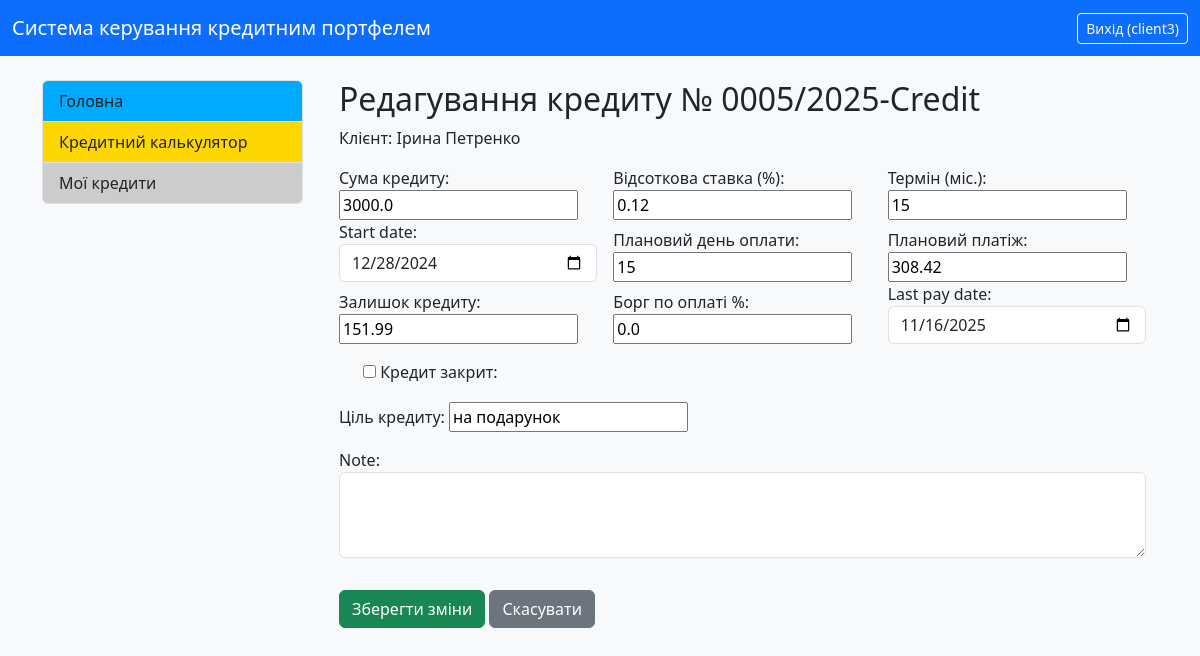
Before: /credit/5/edit?source=credit_detail&list_source= (signed in) with the older database file.
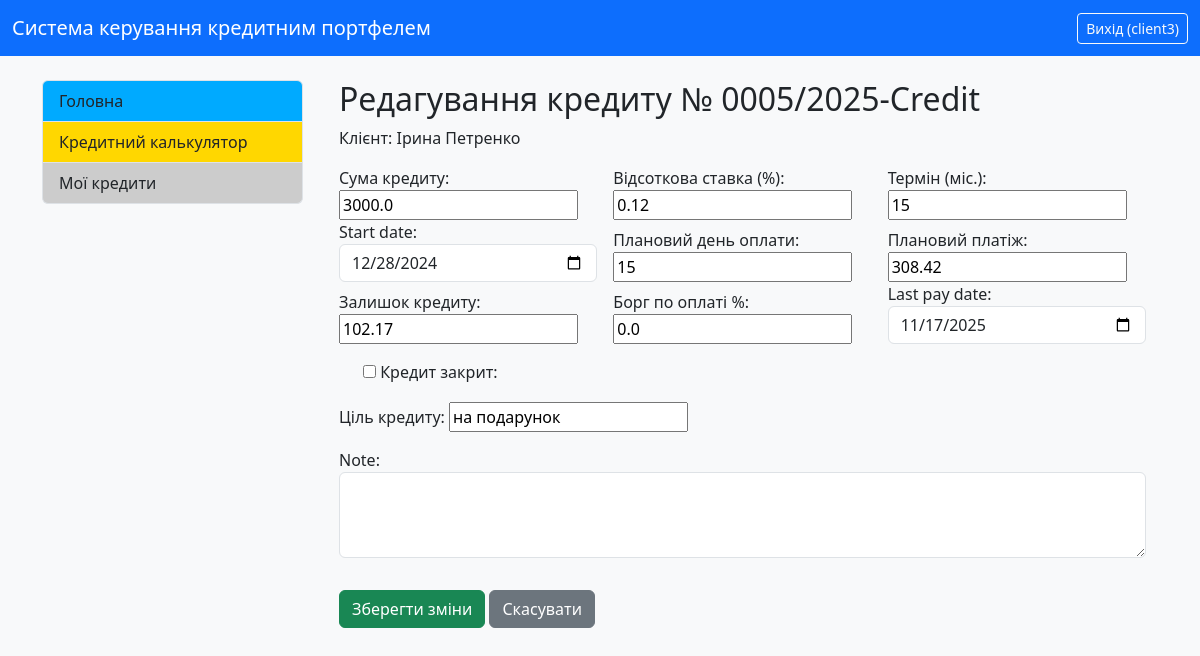
After: the same page with the newer database file.
### credit_system/models.py (models this page shows, shortened)
class Credit(models.Model):
    user = models.ForeignKey(CustomUser, on_delete=models.CASCADE, related_name='credits', verbose_name="Користувач")
    number = models.CharField(max_length=100, verbose_name="Номер кредиту", blank=True)
    number1 = models.IntegerField(verbose_name="Порядковий номер", null=True, blank=True)
    number2 = models.IntegerField(verbose_name="Рік видачі", null=True, blank=True)
    number3 = models.CharField(max_length=20, verbose_name="Постфікс/Підрозділ", blank=True)
    summa_credit = models.FloatField(verbose_name="Сума кредиту")
    percent = models.FloatField(verbose_name="Відсоткова ставка (%)")
    start_date = models.DateField(verbose_name="Дата видачі")
    srok_months = models.IntegerField(verbose_name="Термін (міс.)")
    day_of_pay = models.IntegerField(default=15, verbose_name="Плановий день оплати")
    purpose = models.CharField(max_length=255, verbose_name="Ціль кредиту", blank=True)
    note = models.TextField(verbose_name="Примітка", blank=True)
    ostatok = models.FloatField(verbose_name="Залишок кредиту")
    closed = models.BooleanField(default=False, verbose_name="Кредит закрит")
    last_pay_date = models.DateField(null=True, blank=True, verbose_name="Дата останнього платежу")
    dolg_percent = models.FloatField(default=0, verbose_name="Борг по оплаті %")
    plan_pay = models.FloatField(verbose_name="Плановий платіж", blank=True)
    class Meta:
        verbose_name = "Кредит"
        verbose_name_plural = "Кредити"
        unique_together = ('number1', 'number2')
        ordering = ['-number1', '-number2']

class CustomUser(AbstractUser):
    ROLE_CHOICES = (
        ('admin', 'Адмін'),
        ('manager', 'Менеджер'),
        ('client', 'Клієнт'),
    )
    full_name = models.CharField(
        max_length=300,
        verbose_name="Повне ім'я",
        blank=True
    )
    role = models.CharField(
        max_length=10,
        choices=ROLE_CHOICES,
        default='client',
        verbose_name="Роль користувача"
    )
    middle_name = models.CharField(max_length=100, verbose_name="По батькові", blank=True)
    IPN = models.CharField(
        max_length=10,
        unique=True,
        verbose_name="ІПН",
        validators=[numeric_validator],
        null=True,
        blank=True
    )
    phone_number = models.CharField(max_length=20, verbose_name="Номер телефону", blank=True)
    address = models.CharField(max_length=255, verbose_name="Адреса", blank=True)
    date_of_birth = models.DateField(verbose_name="Дата народження", null=True, blank=True)
    SEX_CHOICES = (
        ('m', 'Чоловіча'),  # Значення в базі: 'm', Зображається: 'Чоловіча'
        ('w', 'Жіноча'),  # Значення в базі: 'w', Зображається: 'Жіноча'
    )
    sex = models.CharField(
        max_length=1,
        choices=SEX_CHOICES,
        default='m',
        verbose_name="Стать",
        blank=True,
        null=True
    )
    address_registration = models.CharField(max_length=255, verbose_name="Адреса прописки", blank=True)
    address_residential = models.CharField(max_length=255, verbose_name="Адреса проживання", blank=True)
    place_of_birth = models.CharField(max_length=255, verbose_name="Місце народження", blank=True)
    passport_series = models.CharField(max_length=2, verbose_name="Серія паспорту", blank=True)
    passport_number = models.CharField(max_length=10, verbose_name="Номер паспорту", blank=True)
    passport_vidan = models.CharField(max_length=255, verbose_name="Орган що видав паспорт", blank=True)
    passport_date = models.DateField(verbose_name="Дата видачі паспорта", null=True, blank=True)
    work_place = models.CharField(max_length=100, verbose_name="Місце роботи", blank=True)
    position = models.CharField(max_length=100, verbose_name="Посада", blank=True)
    notes = models.CharField(max_length=255, verbose_name="Нотатки", blank=True)
    @property
    def is_manager(self):
        return self.role == 'manager' or self.is_superuser
    @property
    def is_client(self):
        return self.role == 'client'
    class Meta:
        verbose_name = "Користувач"
        verbose_name_plural = "Користувачі"
        ordering = ['last_name', 'first_name']

### credit_system/views.py (the view, shortened to what this page needs)
# urls.py: path('credit/<int:pk>/edit', views.CreditUpdateView.as_view(), name='edit_credit'),
class CreditUpdateView(LoginRequiredMixin, View):
    template_name = 'credit_system/edit_credit.html'
    def dispatch(self, request, pk, *args, **kwargs):
        self.credit = get_object_or_404(Credit, pk=pk)
        if not (request.user.is_superuser or request.user.is_manager or request.user == self.credit.user):
            raise PermissionDenied
        return super().dispatch(request, pk, *args, **kwargs)
    def get(self, request, pk):
        form = CreditEditForm(instance=self.credit)
        context = {'form': form, 'credit': self.credit}
        return render(request, self.template_name, context)

### credit_system/forms.py
class CreditEditForm(forms.ModelForm):
    start_date = forms.DateField(
        input_formats=['%Y-%m-%d', ],
        widget=forms.DateInput(attrs={
            'type': 'date',
            'class': 'form-control',
            'id': 'credit_start_date_picker'
        },
            format='%Y-%m-%d'
        )
    )
    last_pay_date = forms.DateField(
        input_formats=['%Y-%m-%d', ],
        widget=forms.DateInput(attrs={
            'type': 'date',
            'class': 'form-control',
            'id': 'credit_last_pay_date_picker'
        },
            format='%Y-%m-%d'
        )
    )
    note = forms.CharField(
        required=False,
        widget=forms.Textarea(attrs={'rows': 3, 'class': 'form-control'})
    )
    class Meta:
        model = Credit
        fields = ('summa_credit', 'percent', 'start_date', 'srok_months', 'day_of_pay',
                  'purpose', 'note', 'ostatok', 'closed', 'last_pay_date', 'dolg_percent', 'plan_pay')

### credit_system/templates/credit_system/edit_credit.html (shortened to what this page needs)
{% extends "credit_system/base.html" %}
{% block content %}
<div class="container">
    <h2>Редагування кредиту № {{ credit.number }}</h2>
    <p>Клієнт: {{ credit.user.get_full_name }}</p>
    <form method="post">
        <div class="row g-3 align-items-end">
            <div class="col-md-4">
                {{ form.summa_credit.label_tag }}
                {{ form.summa_credit }}
            </div>
            <div class="col-md-4">
                {{ form.percent.label_tag }}
                {{ form.percent }}
            </div>
            <div class="col-md-4">
                {{ form.srok_months.label_tag }}
                {{ form.srok_months }}
            </div>
        </div>
        <div class="row g-3 align-items-end">
            <div class="col-md-4">
                {{ form.start_date.label_tag }}
                {{ form.start_date }}
            </div>
            <div class="col-md-4">
                {{ form.day_of_pay.label_tag }}
                {{ form.day_of_pay }}
            </div>
            <div class="col-md-4">
                {{ form.plan_pay.label_tag }}
                {{ form.plan_pay }}
            </div>
        </div>
        <div class="row g-3 align-items-end">
            <div class="col-md-4">
                {{ form.ostatok.label_tag }}
                {{ form.ostatok }}
            </div>
            <div class="col-md-4">
                {{ form.dolg_percent.label_tag }}
                {{ form.dolg_percent }}
            </div>
            <div class="col-md-4">
                {{ form.last_pay_date.label_tag }}
                {{ form.last_pay_date }}
            </div>
            <div class="col-md-4 mb-3">
                <div class="form-check">
                    <label class="form-check-label" for="{{ form.closed.id_for_label }}">
                         {{ form.closed }}
                         {{ form.closed.label_tag }}
                    </label>
                </div>
            </div>
        </div>
        <div class="row">
            <div class="col-md-12 mb-3">
                {{ form.purpose.label_tag }}
                {{ form.purpose }}
            </div>
            <div class="col-md-12 mb-3">
                {{ form.note.label_tag }}
                {{ form.note }}
            </div>
        </div>
        <button type="submit" class="btn btn-success mt-3">Зберегти зміни</button>
        <a href="{% url 'credit_detail' pk=credit.pk %}" class="btn btn-secondary mt-3">Скасувати</a>
    </form>
</div>
{% endblock %}

Changed rows visible on the page:
changed Credit "на подарунок": ostatok "151.99" → "102.17"; last_pay_date "11/16/2025" → "11/17/2025"
